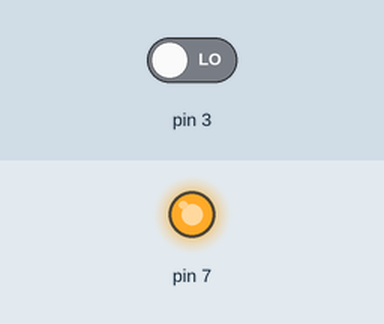
Recording of a sketch running on a simulated Arduino Uno, built with avr-gcc and run on an emulated ATmega328P. Parts: output pins drawn as LEDs (lit = HIGH). The test bench sets the inputs (shaded band); at power-on: pin 3 LOW. What the sketch prints to the serial monitor is not drawn.

Above: at 0.1 s.
Timing chart, 0 to 1.6 s (numbered marks = the images above):
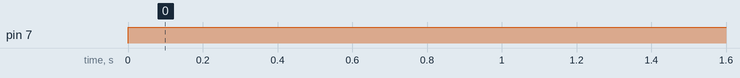

Measured:
- by itself, pin 7: LOW → HIGH at 0.00 s

The sketch:

serial_test.ino
```cpp
void setup() {
  // put your setup code here, to run once:
  Serial.begin(115200);//レートの設定
  pinMode(7,OUTPUT);
  pinMode(3,INPUT);
}

void loop() {
  // put your main code here, to run repeatedly:
  digitalWrite(7,1);
  if(digitalRead(3)==HIGH)
  {
    Serial.print("1");
  }
  else
  {
    Serial.print("0");
  }
}
```
